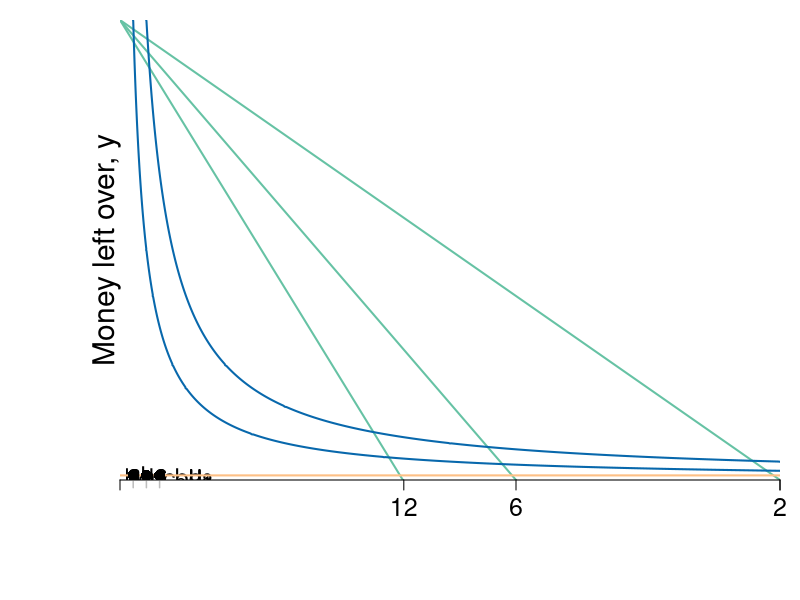

Here is the R script that generated this plot: (Note: this script raises an error after producing the figure.)
require(shape)
pdf(file = "indmarketdemand/mrs_price_qql_indifference.pdf", width = 9, height = 7)

#Set parameters for graphics
axislabelsize <- 1.8
labelsize <- 1.5
namesize <- 1.8
annotatesize <- 1.5
graphlinewidth <- 2
segmentlinewidth <- 1.5

COL <- c("#7fc97f", "#beaed4", "#fdc086", "#ffff99", "#386cb0", "#f0027f", "#bf5b17", "#666666")
COLA <- c("#e0f3db", "#99d8c9","#66c2a4","#41ae76", "#238b45", "#005824")
COLB <- c("#4eb3d3", "#2b8cbe", "#0868ac","#084081")

#Edited the margins to cater for the larger LHS labels
par(mar =  c(6, 6, 1, 1))#, #mfrow = c(2,1))


# demandcd ----------------------------------------------------------------


uA <- function(x, y, alpha = 0.5) {
  x^(alpha)*y^(1 - alpha)
}

bcA <- function(x, w = 20, p = 2) {
  w - p*x
}


xlims <- c(0, 100)
ylims <- c(0, 600)

npts <- 501 
x <- seq(xlims[1], xlims[2], length.out = npts)
y <- seq(ylims[1], ylims[2], length.out = npts) 
a <- c(sqrt(2)*sqrt(600), 2*sqrt(600), 600)

plot(0, 0, xlim = xlims, ylim = ylims, type = "n",
     xlab = expression(paste("")),
     ylab = expression(paste("")), 
     xaxt = "n", 
     yaxt = "n", 
     cex.lab = axislabelsize, 
     bty = "n",
     xaxs = "i", 
     yaxs = "i")

ticksy <- c(0, 600, ylims[2])
ylabels <- c(NA, 6, expression(paste(frac(m,p[y])==600 )), NA)
ticksx <- c(0, 100, NA, 60, NA, 43, xlims[2])
xlabels <- c(NA, 2, 4, 6, 8, 12, NA)


npts <- 500 
xx1 <- seq(xlims[1], xlims[2], length.out = npts)

lines(xx1, bcA(xx1, w = 600, p = 6), col = COLA[3], lwd = graphlinewidth)
lines(xx1, bcA(xx1, w = 600, p = 10), col = COLA[3], lwd = graphlinewidth)
lines(xx1, bcA(xx1, w = 600, p = 14), col = COLA[3], lwd = graphlinewidth)
#lines(xx1, indiffA1(xx1, uA = 20, rmax = 2.5, xmax = 10), col = COLB[4], lwd = graphlinewidth)


#Label Axes
#mtext(expression(paste("Kilograms of coffee, ", x)), side=1, line = 2.5, cex = axislabelsize)

#text(0.5*xlims[2], -2, expression(paste("Kilograms of coffee, ", x)), xpd = TRUE, cex = axislabelsize) 
text(-2, 0.5*ylims[2], expression(paste("Money left over, ", y)), xpd = TRUE, cex = axislabelsize, srt = 90) 

#segments(0, 6, 6, 6, lty = 2, col = "gray" , lwd = segmentlinewidth, xpd = TRUE)
segments(2, -10, 2, 6, lty = 2, col = "gray" , lwd = segmentlinewidth, xpd = TRUE)
segments(4, -10, 4, 6, lty = 2, col = "gray" , lwd = segmentlinewidth, xpd = TRUE)
segments(6, -10, 6, 6, lty = 2, col = "gray" , lwd = segmentlinewidth, xpd = TRUE)

#Label the budget curve functions for the HG, Aisha
text(3.5, 0.5, expression(bc[1]), cex = annotatesize)
text(7.2, 0.5, expression(bc[2]), cex = annotatesize)
text(11.1, 0.5, expression(bc[3]), cex = annotatesize)

#adding iso-welfare functions:

#Label the iso-welfare functions for the HG, Aisha
text(12.2, 1.2, expression(u[1]), cex = annotatesize)
text(12.2, 2.2, expression(u[2]), cex = annotatesize)
text(12.2, 3.15, expression(u[3]), cex = annotatesize)
#text(6.6, 8.3, expression(u[4]^A))

contour(x, y, 
        outer(x, y, uA),
        drawlabels = FALSE,
        col = COLB[3],
        lwd = graphlinewidth,
        levels = a, 
        xaxs = "i", 
        yaxs = "i", 
        add = TRUE)

abline(h=6, col=COL[3], lwd=graphlinewidth)


points(2, 6, pch = 16, col = "black", cex = 1.5)
text(2.2, 6.3, expression(a), cex = annotatesize)
points(4, 6, pch = 16, col = "black", cex = 1.5)
text(4.2, 6.3, expression(b), cex = annotatesize)
points(6, 6, pch = 16, col = "black", cex = 1.5)
text(6.2, 6.3, expression(c), cex = annotatesize)

#Arrows(8.5, 6, 6.5, 6, col = "black", lty = 1, lwd = 2, arr.type = "triangle", arr.lwd = 0.5)
#text(9.7, 6.3, expression(paste("Price-offer curve")), cex = annotatesize)

axis(1, at = ticksx, pos = 0, labels = xlabels, cex.axis = labelsize)
axis(2, at = ticksy, pos = 0, labels = ylabels, las = 1, cex.axis = labelsize)
